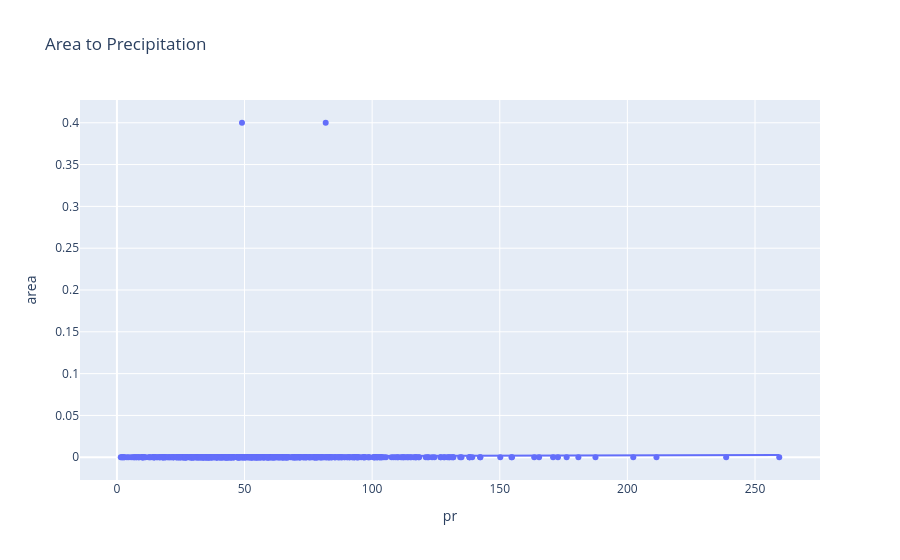

The notebook cell this image was saved under:
### Code cell
fig1 = pl.scatter(data, x = "pr", y = 'area', trendline="ols", title='Area to Precipitation')
fig2 = pl.scatter(data, x = "sfcWind", y = 'area', trendline="ols", title='Area to Wind')
fig3 = pl.scatter(data, x = "tasmax", y = 'area', trendline="ols", title='Area to Temperature')

fig1.show()
fig2.show()
fig3.show()

### Figure 1 — Plotly figure (JSON) as saved in the notebook; plotly's stock layout.template omitted (floating-point values rounded to 4 significant figures; data arrays with more than 128 entries replaced by an {"elided": "..."} marker saying what was removed)
{"data": [{"hovertemplate": "pr=%{x}<br>area=%{y}<extra></extra>", "legendgroup": "", "marker": {"color": "#636efa", "symbol": "circle"}, "mode": "markers", "name": "", "orientation": "h", "showlegend": false, "type": "scatter", "x": {"elided": "635 float values"}, "xaxis": "x", "y": {"elided": "635 mixed values"}, "yaxis": "y"}, {"hovertemplate": "<b>OLS trendline</b><br>area = 6.77716e-06 * pr + 0.000861521<br>R<sup>2</sup>=0.000113<br><br>pr=%{x}<br>area=%{y} <b>(trend)</b><extra></extra>", "legendgroup": "", "marker": {"color": "#636efa", "symbol": "circle"}, "mode": "lines", "name": "", "showlegend": false, "type": "scatter", "x": {"elided": "635 float values"}, "xaxis": "x", "y": {"elided": "635 float values"}, "yaxis": "y"}], "layout": {"autosize": true, "legend": {"tracegroupgap": 0}, "title": {"text": "Area to Precipitation"}, "xaxis": {"anchor": "y", "autorange": true, "domain": [0, 1], "range": [-14.09, 275.1], "title": {"text": "pr"}, "type": "linear"}, "yaxis": {"anchor": "x", "autorange": true, "domain": [0, 1], "range": [-0.03301, 0.433], "title": {"text": "area"}, "type": "linear"}}}
